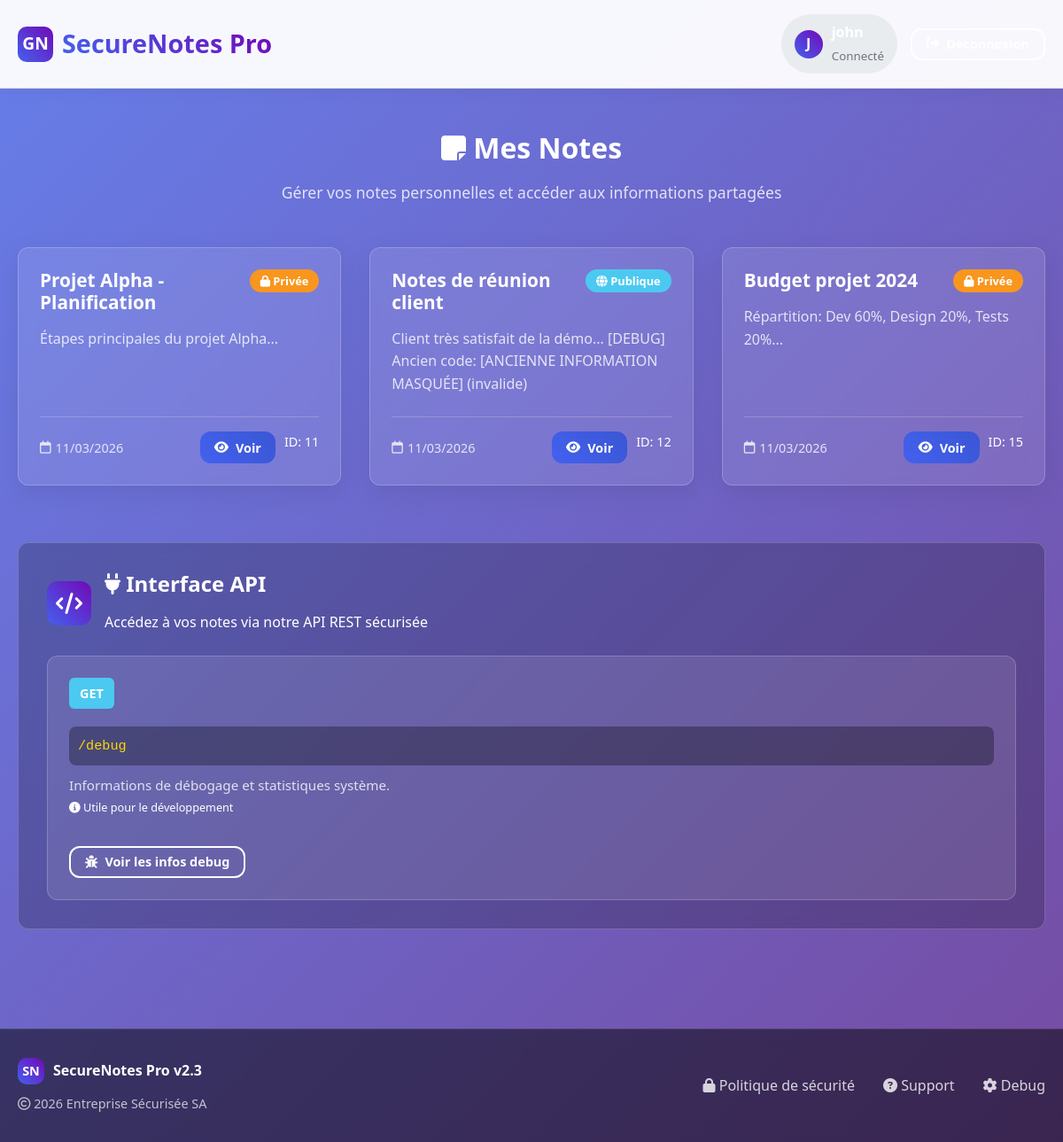
Page /notes (signed in) on the committed database.
### app.py (models this page shows)
class User(db.Model):
    id = db.Column(db.Integer, primary_key=True)
    username = db.Column(db.String(80), unique=True, nullable=False)
    password_hash = db.Column(db.String(200), nullable=False)
    is_admin = db.Column(db.Boolean, default=False)
    notes = db.relationship('Note', backref='author', lazy=True)

class Note(db.Model):
    id = db.Column(db.Integer, primary_key=True)
    title = db.Column(db.String(100), nullable=False)
    content = db.Column(db.Text, nullable=False)
    created_at = db.Column(db.DateTime, default=datetime.utcnow)
    user_id = db.Column(db.Integer, db.ForeignKey('user.id'), nullable=False)
    is_private = db.Column(db.Boolean, default=True)

### app.py (the view)
@app.route('/notes')
def notes():
    if 'user_id' not in session:
        return redirect(url_for('login'))
    user_notes = Note.query.filter_by(user_id=session['user_id']).all()
    safe_notes = []
    for note in user_notes:
        safe_content = sanitize_content(note.content, session['user_id'], note.user_id)
        preview = safe_content[:150] + '...' if len(safe_content) > 150 else safe_content
        safe_notes.append({
            'id': note.id,
            'title': note.title,
            'content': preview,
            'full_content': safe_content,
            'created_at': note.created_at,
            'is_private': note.is_private,
            'author': note.author
        })
    return render_template('notes.html', notes=safe_notes, username=session['username'])

### app.py (called while the page is built)
def sanitize_content(content, user_id, note_author_id):
    if FLAG in content:
        replacement = '[INFORMATION SENSIBLE - ACCÈS RESTREINT]'
        if note_author_id == 1:  # Si c'est une note admin
            replacement = '[CONTENU CONFIDENTIEL ADMIN - VISIBLE UNIQUEMENT VIA API AUTORISÉE]'
        content = content.replace(FLAG, replacement)
    fake_flags = [
        'FAKE{f4ke_fl4g_123}',
        'FAKE{0ld_p@ssw0rd}',
        'FAKE{exp1red_t0ken_456}'
    ]
    for fake_flag in fake_flags:
        if fake_flag in content:
            content = content.replace(fake_flag, '[ANCIENNE INFORMATION MASQUÉE]')
    return content

### templates/notes.html (shortened to what this page needs)
<!DOCTYPE html>
<html lang="fr">
<head>
    <link rel="stylesheet" href="{{ url_for('static', filename='static.css') }}">
    <link rel="stylesheet" href="https://cdnjs.cloudflare.com/ajax/libs/font-awesome/6.4.0/css/all.min.css">
</head>
<body>
    <nav class="navbar">
        <div class="container">
            <div class="nav-brand">
                <div class="logo">GN</div>
                <h1>SecureNotes Pro</h1>
            </div>
            <div class="nav-user">
                <div class="user-info">
                    <div class="user-avatar">{{ username[0]|upper }}</div>
                    <div>
                        <strong>{{ username }}</strong><br>
                        <small style="color: var(--gray);">Connecté</small>
                    </div>
                </div>
                <a href="/logout" class="btn btn-outline btn-sm">
                    <i class="fas fa-sign-out-alt"></i> Déconnexion
                </a>
            </div>
        </div>
    </nav>
    <main class="notes-page">
        <div class="container">
            <div class="page-header fade-in">
                <h2><i class="fas fa-sticky-note"></i> Mes Notes</h2>
                <p class="subtitle">
                    Gérer vos notes personnelles et accéder aux informations partagées
                </p>
            </div>
            <div class="notes-grid fade-in">
                {% if notes %}
                    {% for note in notes %}
                    <div class="note-card {% if note.author.username == 'admin' %}admin-note{% endif %}">
                        <div class="note-header">
                            <h3 class="note-title">{{ note.title }}</h3>
                            <div>
                                <span class="note-badge {% if note.is_private %}badge-private{% else %}badge-public{% endif %}">
                                    {% if note.is_private %}
                                    <i class="fas fa-lock"></i> Privée
                                    {% else %}
                                    <i class="fas fa-globe"></i> Publique
                                    {% endif %}
                                </span>
                            </div>
                        </div>
                        <div class="note-content">
                            {{ note.content|truncate(150) }}
                        </div>
                        <div class="note-meta">
                            <div class="note-date">
                                <i class="far fa-calendar"></i>
                                {{ note.created_at.strftime('%d/%m/%Y') }}
                            </div>
                            <div class="note-actions">
                                <a href="/note/{{ note.id }}" class="btn btn-primary btn-sm">
                                    <i class="fas fa-eye"></i> Voir
                                </a>
                                <span style="color: var(white); font-size: 0.9rem;">
                                    ID: {{ note.id }}
                                </span>
                            </div>
                        </div>
                    </div>
                    {% endfor %}
                {% endif %}
            </div>
            <div class="api-section fade-in">
                <div class="api-header">
                    <div class="api-icon">
                        <i class="fas fa-code"></i>
                    </div>
                    <div>
                        <h3><i class="fas fa-plug"></i> Interface API</h3>
                        <p>Accédez à vos notes via notre API REST sécurisée</p>
                    </div>
                </div>
                    <div class="api-endpoint">
                        <span class="endpoint-method get">GET</span>
                        <div class="endpoint-path">/debug</div>
                        <p class="endpoint-desc">
                            Informations de débogage et statistiques système.
                            <br><small class="mt-1" style="color: var(white);">
                                <i class="fas fa-info-circle"></i>
                                Utile pour le développement
                            </small>
                        </p>
                        <div class="mt-2">
                            <a href="/debug" target="_blank" class="btn btn-outline btn-sm">
                                <i class="fas fa-bug"></i> Voir les infos debug
                            </a>
                        </div>
                    </div>
                </div>
            </div>
    </main>
    <footer class="footer">
        <div class="container">
            <div class="footer-content">
                <div>
                    <div style="display: flex; align-items: center; gap: 10px; margin-bottom: 10px;">
                        <div class="logo" style="width: 30px; height: 30px; font-size: 0.9rem;">SN</div>
                        <strong>SecureNotes Pro v2.3</strong>
                    </div>
                    <p style="color: rgba(255, 255, 255, 0.7); font-size: 0.9rem;">
                        <i class="far fa-copyright"></i> 2026 Entreprise Sécurisée SA
                    </p>
                </div>
                <div class="footer-links">
                    <a href="#" class="footer-link">
                        <i class="fas fa-lock"></i> Politique de sécurité
                    </a>
                    <a href="#" class="footer-link">
                        <i class="fas fa-question-circle"></i> Support
                    </a>
                    <a href="/debug" class="footer-link">
                        <i class="fas fa-cog"></i> Debug
                    </a>
                </div>
            </div>
        </div>
    </footer>
</body>
</html>

### rows in the picture
User: username "john"
Note: title "Projet Alpha - Planification", shows "Privée", content "Étapes principales du projet Alpha...", created_at "11/03/2026", id "11"
Note: title "Notes de réunion client", shows "Publique", content "Client très satisfait de la démo... [DEBUG] Ancien code: [ANCIENNE INFORMATION MASQUÉE] (invalide)", created_at "11/03/2026", id "12"
Note: title "Budget projet 2024", shows "Privée", content "Répartition: Dev 60%, Design 20%, Tests 20%...", created_at "11/03/2026", id "15"

### other values in the picture
{{ username[0]|upper }} "J"
